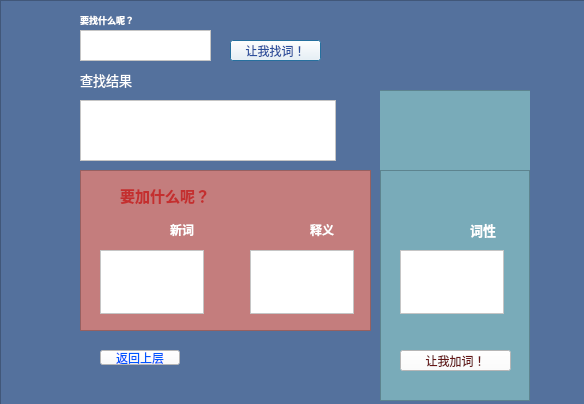
<?xml version="1.0" encoding="UTF-8"?>
<ui version="4.0">
 <class>searchnrecord</class>
 <widget class="QDialog" name="searchnrecord">
  <property name="geometry">
   <rect>
    <x>0</x>
    <y>0</y>
    <width>584</width>
    <height>404</height>
   </rect>
  </property>
  <property name="minimumSize">
   <size>
    <width>460</width>
    <height>301</height>
   </size>
  </property>
  <property name="maximumSize">
   <size>
    <width>800</width>
    <height>600</height>
   </size>
  </property>
  <property name="windowTitle">
   <string>Dialog</string>
  </property>
  <property name="styleSheet">
   <string notr="true">background-color: rgb(255, 255, 255);
color: rgb(200, 149, 196);
font: 9pt &quot;Adobe 黑体 Std R&quot;;</string>
  </property>
  <widget class="QFrame" name="frame_2">
   <property name="geometry">
    <rect>
     <x>0</x>
     <y>0</y>
     <width>591</width>
     <height>411</height>
    </rect>
   </property>
   <property name="minimumSize">
    <size>
     <width>371</width>
     <height>291</height>
    </size>
   </property>
   <property name="maximumSize">
    <size>
     <width>800</width>
     <height>600</height>
    </size>
   </property>
   <property name="styleSheet">
    <string notr="true">background-color: rgb(105, 146, 200);
color: rgb(255, 255, 255);
font: 12pt &quot;Adobe 黑体 Std R&quot;;
background-color: rgb(84, 113, 157);</string>
   </property>
   <property name="frameShape">
    <enum>QFrame::StyledPanel</enum>
   </property>
   <property name="frameShadow">
    <enum>QFrame::Raised</enum>
   </property>
   <widget class="QLabel" name="label_2">
    <property name="geometry">
     <rect>
      <x>80</x>
      <y>70</y>
      <width>81</width>
      <height>21</height>
     </rect>
    </property>
    <property name="minimumSize">
     <size>
      <width>81</width>
      <height>16</height>
     </size>
    </property>
    <property name="maximumSize">
     <size>
      <width>81</width>
      <height>30</height>
     </size>
    </property>
    <property name="text">
     <string>&lt;html&gt;&lt;head/&gt;&lt;body&gt;&lt;p&gt;&lt;span style=&quot; font-size:10pt;&quot;&gt;查找结果&lt;/span&gt;&lt;/p&gt;&lt;/body&gt;&lt;/html&gt;</string>
    </property>
   </widget>
   <widget class="QLabel" name="label">
    <property name="geometry">
     <rect>
      <x>80</x>
      <y>10</y>
      <width>101</width>
      <height>20</height>
     </rect>
    </property>
    <property name="minimumSize">
     <size>
      <width>101</width>
      <height>20</height>
     </size>
    </property>
    <property name="maximumSize">
     <size>
      <width>101</width>
      <height>20</height>
     </size>
    </property>
    <property name="styleSheet">
     <string notr="true">color: rgb(255, 255, 255);</string>
    </property>
    <property name="text">
     <string>&lt;html&gt;&lt;head/&gt;&lt;body&gt;&lt;p&gt;&lt;span style=&quot; font-size:7pt; font-weight:600;&quot;&gt;要找什么呢？&lt;/span&gt;&lt;/p&gt;&lt;/body&gt;&lt;/html&gt;</string>
    </property>
   </widget>
   <widget class="QTableView" name="tableView">
    <property name="geometry">
     <rect>
      <x>80</x>
      <y>100</y>
      <width>256</width>
      <height>61</height>
     </rect>
    </property>
    <property name="font">
     <font>
      <family>Adobe 黑体 Std R</family>
      <pointsize>12</pointsize>
      <weight>50</weight>
      <italic>false</italic>
      <bold>false</bold>
     </font>
    </property>
    <property name="styleSheet">
     <string notr="true">background-color: rgb(255, 255, 255);</string>
    </property>
    <property name="alternatingRowColors">
     <bool>false</bool>
    </property>
    <property name="sortingEnabled">
     <bool>false</bool>
    </property>
    <attribute name="horizontalHeaderVisible">
     <bool>false</bool>
    </attribute>
   </widget>
   <widget class="QTextEdit" name="textEdit">
    <property name="geometry">
     <rect>
      <x>80</x>
      <y>30</y>
      <width>131</width>
      <height>31</height>
     </rect>
    </property>
    <property name="minimumSize">
     <size>
      <width>131</width>
      <height>31</height>
     </size>
    </property>
    <property name="maximumSize">
     <size>
      <width>131</width>
      <height>31</height>
     </size>
    </property>
    <property name="styleSheet">
     <string notr="true">color: rgb(52, 104, 200);
background-color: rgb(255, 255, 255);</string>
    </property>
   </widget>
   <widget class="QPushButton" name="pushButton">
    <property name="geometry">
     <rect>
      <x>230</x>
      <y>40</y>
      <width>91</width>
      <height>21</height>
     </rect>
    </property>
    <property name="minimumSize">
     <size>
      <width>91</width>
      <height>21</height>
     </size>
    </property>
    <property name="maximumSize">
     <size>
      <width>91</width>
      <height>21</height>
     </size>
    </property>
    <property name="styleSheet">
     <string notr="true">font: 8pt &quot;Adobe 黑体 Std R&quot;;
background-color: rgb(255, 255, 255);
color: rgb(45, 80, 157);</string>
    </property>
    <property name="text">
     <string>让我找词！</string>
    </property>
   </widget>
   <widget class="QFrame" name="frame">
    <property name="geometry">
     <rect>
      <x>380</x>
      <y>90</y>
      <width>150</width>
      <height>311</height>
     </rect>
    </property>
    <property name="minimumSize">
     <size>
      <width>131</width>
      <height>261</height>
     </size>
    </property>
    <property name="maximumSize">
     <size>
      <width>150</width>
      <height>360</height>
     </size>
    </property>
    <property name="styleSheet">
     <string notr="true">background-color: rgb(96, 192, 221);
background-color: rgb(121, 171, 185);</string>
    </property>
    <property name="frameShape">
     <enum>QFrame::StyledPanel</enum>
    </property>
    <property name="frameShadow">
     <enum>QFrame::Raised</enum>
    </property>
    <widget class="QTextEdit" name="textEdit_4">
     <property name="geometry">
      <rect>
       <x>20</x>
       <y>160</y>
       <width>104</width>
       <height>64</height>
      </rect>
     </property>
     <property name="minimumSize">
      <size>
       <width>104</width>
       <height>64</height>
      </size>
     </property>
     <property name="maximumSize">
      <size>
       <width>104</width>
       <height>64</height>
      </size>
     </property>
     <property name="styleSheet">
      <string notr="true">background-color: rgb(255, 255, 255);</string>
     </property>
    </widget>
    <widget class="QLabel" name="label_6">
     <property name="geometry">
      <rect>
       <x>90</x>
       <y>130</y>
       <width>51</width>
       <height>21</height>
      </rect>
     </property>
     <property name="minimumSize">
      <size>
       <width>51</width>
       <height>21</height>
      </size>
     </property>
     <property name="maximumSize">
      <size>
       <width>51</width>
       <height>19</height>
      </size>
     </property>
     <property name="styleSheet">
      <string notr="true">color: rgb(255, 255, 255);</string>
     </property>
     <property name="text">
      <string>&lt;html&gt;&lt;head/&gt;&lt;body&gt;&lt;p&gt;&lt;span style=&quot; font-size:10pt; font-weight:600;&quot;&gt;词性&lt;/span&gt;&lt;/p&gt;&lt;/body&gt;&lt;/html&gt;</string>
     </property>
    </widget>
    <widget class="QFrame" name="frame_3">
     <property name="geometry">
      <rect>
       <x>-10</x>
       <y>0</y>
       <width>171</width>
       <height>81</height>
      </rect>
     </property>
     <property name="minimumSize">
      <size>
       <width>171</width>
       <height>81</height>
      </size>
     </property>
     <property name="maximumSize">
      <size>
       <width>171</width>
       <height>81</height>
      </size>
     </property>
     <property name="styleSheet">
      <string notr="true">border-image: url(:/new/prefix1/4db4fc3edf911c4ae8c1599931083c2.jpg);</string>
     </property>
     <property name="frameShape">
      <enum>QFrame::StyledPanel</enum>
     </property>
     <property name="frameShadow">
      <enum>QFrame::Raised</enum>
     </property>
    </widget>
    <widget class="QPushButton" name="pushButton_2">
     <property name="geometry">
      <rect>
       <x>20</x>
       <y>260</y>
       <width>111</width>
       <height>21</height>
      </rect>
     </property>
     <property name="minimumSize">
      <size>
       <width>111</width>
       <height>21</height>
      </size>
     </property>
     <property name="maximumSize">
      <size>
       <width>111</width>
       <height>21</height>
      </size>
     </property>
     <property name="styleSheet">
      <string notr="true">font: 7pt &quot;Adobe 黑体 Std R&quot;;
background-color: rgb(255, 255, 255);
color: rgb(103, 23, 23);</string>
     </property>
     <property name="text">
      <string>让我加词！</string>
     </property>
    </widget>
   </widget>
   <widget class="QPushButton" name="pushButton_3">
    <property name="geometry">
     <rect>
      <x>100</x>
      <y>350</y>
      <width>80</width>
      <height>15</height>
     </rect>
    </property>
    <property name="minimumSize">
     <size>
      <width>80</width>
      <height>15</height>
     </size>
    </property>
    <property name="maximumSize">
     <size>
      <width>80</width>
      <height>15</height>
     </size>
    </property>
    <property name="styleSheet">
     <string notr="true">background-color: rgb(255, 255, 255);
font: 6pt &quot;Adobe 黑体 Std R&quot;;
color: rgb(0, 85, 255);</string>
    </property>
    <property name="text">
     <string>返回上层</string>
    </property>
   </widget>
  </widget>
  <widget class="QFrame" name="frame_4">
   <property name="geometry">
    <rect>
     <x>80</x>
     <y>170</y>
     <width>291</width>
     <height>161</height>
    </rect>
   </property>
   <property name="styleSheet">
    <string notr="true">background-color: rgb(196, 125, 125);
color: rgb(255, 255, 255);</string>
   </property>
   <property name="frameShape">
    <enum>QFrame::StyledPanel</enum>
   </property>
   <property name="frameShadow">
    <enum>QFrame::Raised</enum>
   </property>
   <widget class="QTextEdit" name="textEdit_2">
    <property name="geometry">
     <rect>
      <x>20</x>
      <y>80</y>
      <width>104</width>
      <height>64</height>
     </rect>
    </property>
    <property name="minimumSize">
     <size>
      <width>104</width>
      <height>64</height>
     </size>
    </property>
    <property name="maximumSize">
     <size>
      <width>104</width>
      <height>64</height>
     </size>
    </property>
    <property name="styleSheet">
     <string notr="true">background-color: rgb(255, 255, 255);</string>
    </property>
   </widget>
   <widget class="QTextEdit" name="textEdit_3">
    <property name="geometry">
     <rect>
      <x>170</x>
      <y>80</y>
      <width>104</width>
      <height>64</height>
     </rect>
    </property>
    <property name="minimumSize">
     <size>
      <width>104</width>
      <height>64</height>
     </size>
    </property>
    <property name="maximumSize">
     <size>
      <width>104</width>
      <height>64</height>
     </size>
    </property>
    <property name="styleSheet">
     <string notr="true">background-color: rgb(255, 255, 255);</string>
    </property>
   </widget>
   <widget class="QLabel" name="label_5">
    <property name="geometry">
     <rect>
      <x>230</x>
      <y>50</y>
      <width>35</width>
      <height>20</height>
     </rect>
    </property>
    <property name="minimumSize">
     <size>
      <width>35</width>
      <height>20</height>
     </size>
    </property>
    <property name="maximumSize">
     <size>
      <width>31</width>
      <height>20</height>
     </size>
    </property>
    <property name="text">
     <string>&lt;html&gt;&lt;head/&gt;&lt;body&gt;&lt;p&gt;&lt;span style=&quot; font-weight:600;&quot;&gt;释义&lt;/span&gt;&lt;/p&gt;&lt;/body&gt;&lt;/html&gt;</string>
    </property>
   </widget>
   <widget class="QLabel" name="label_4">
    <property name="geometry">
     <rect>
      <x>90</x>
      <y>50</y>
      <width>41</width>
      <height>20</height>
     </rect>
    </property>
    <property name="minimumSize">
     <size>
      <width>41</width>
      <height>20</height>
     </size>
    </property>
    <property name="maximumSize">
     <size>
      <width>41</width>
      <height>20</height>
     </size>
    </property>
    <property name="text">
     <string>&lt;html&gt;&lt;head/&gt;&lt;body&gt;&lt;p&gt;&lt;span style=&quot; font-weight:600;&quot;&gt;新词&lt;/span&gt;&lt;/p&gt;&lt;/body&gt;&lt;/html&gt;</string>
    </property>
   </widget>
   <widget class="QLabel" name="label_3">
    <property name="geometry">
     <rect>
      <x>20</x>
      <y>10</y>
      <width>130</width>
      <height>31</height>
     </rect>
    </property>
    <property name="minimumSize">
     <size>
      <width>101</width>
      <height>20</height>
     </size>
    </property>
    <property name="maximumSize">
     <size>
      <width>130</width>
      <height>40</height>
     </size>
    </property>
    <property name="styleSheet">
     <string notr="true">color: rgb(196, 47, 47);</string>
    </property>
    <property name="text">
     <string>&lt;html&gt;&lt;head/&gt;&lt;body&gt;&lt;p align=&quot;center&quot;&gt;&lt;span style=&quot; font-size:11pt; font-weight:600;&quot;&gt;要加什么呢？&lt;/span&gt;&lt;/p&gt;&lt;/body&gt;&lt;/html&gt;</string>
    </property>
   </widget>
   <zorder>textEdit_2</zorder>
   <zorder>textEdit_3</zorder>
   <zorder>label_5</zorder>
   <zorder>label_3</zorder>
   <zorder>label_4</zorder>
  </widget>
 </widget>
 <resources/>
 <connections/>
</ui>
